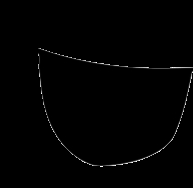
#> input picture Cartoonify/Source Code/Assets/eyepatch.png, 193 x 188 px
$ python -i AddLines.py   (imports and definitions only)
#> lines starting #> are read from the running program, lines starting #| are printed output that depends on the picture; after the words box and inside, x2 and y2 are one past the last pixel; in counts of white or black regions, pixels touching at a corner belong together
#> further down, picture is the input picture: shape (188, 193, 3); min 0, max 255, mean 1.9
import cv2
def getedges(img):
    ##converts image to greyscale
    grey=cv2.cvtColor(img,cv2.COLOR_BGR2GRAY)
    grey=cv2.medianBlur(grey,1)
    grey=cv2.GaussianBlur(grey,(3,3),5,5)
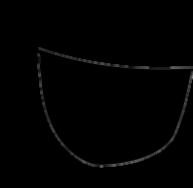
#> grey: shape (188, 193); min 0, max 134, mean 1.9
    edges = cv2.adaptiveThreshold(grey, 255, cv2.ADAPTIVE_THRESH_MEAN_C, cv2.THRESH_BINARY, 9, 9)
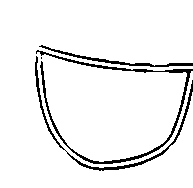
#> edges: shape (188, 193); 93.9% white; black in thin lines or dots, all inside (x1, y1, x2, y2) = (35, 45, 193, 171)
    ##edges=cv2.bitwise_not(edges)
    ##edge=cv2.GaussianBlur(edge,(5,5),cv2.BORDER_DEFAULT)
    bil=cv2.bilateralFilter(img,9,500,500)
    cartoonimg = cv2.bitwise_and(bil, bil, mask=edges)
    return cartoonimg

>>> import cv2
>>> picture = cv2.imread('../Assets/eyepatch.png')
>>> result = getedges(picture)
